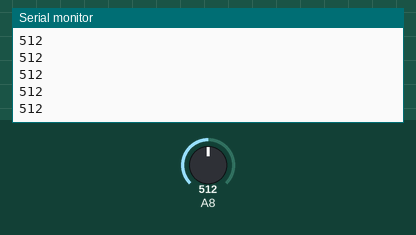
Bench run of a sketch on a simulated Arduino Mega 2560, built with avr-gcc and run on an emulated ATmega2560. Shown: the last lines printed to the serial monitor. Inputs (shaded band) come from the test bench; at power-on: A8 = 512.

Above: at 1.2 s.
1.3 s: A8 set to 716
At 1.9 s:
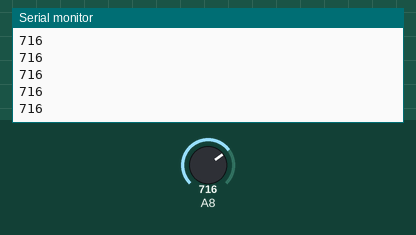
2.8 s: A8 set to 900
At 3.9 s:
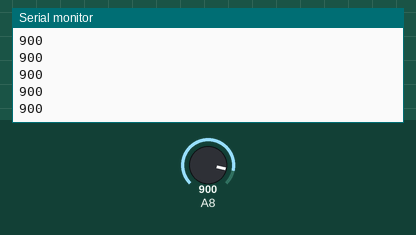
Timing chart, 0 to 5.8 s (numbered marks = the images above; inputs shaded):
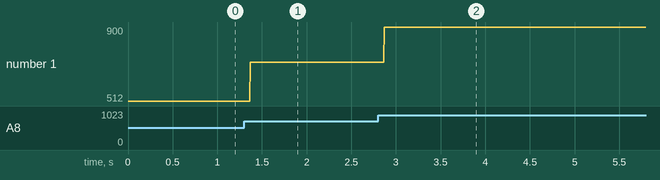

The sketch:

ReadSerialWithKez.ino
```cpp
// the setup routine runs once when you press reset:
void setup() {
  // initialize serial communication at 9600 bits per second:
  Serial.begin(9600);
}

// the loop routine runs over and over again forever:
void loop() {
  // read the input on analog pin 0:
  // print out the value you read:
  Serial.println(analogRead(A8));
  /*delay (500);
  Serial.println(analogRead(A2));
  delay (500);
  Serial.println(analogRead(A3));
  delay (500);
  Serial.println(analogRead(A4));
  delay (2000);*/        // delay in between reads for stability
}
```

Measured:
- after the input at 1.3 s, the serial monitor: prints a new line after 0.07 s (image 1)
- after the input at 2.8 s, the serial monitor: prints a new line after 0.07 s (image 2)
- plotted number 1: 512 → 716 after the input at 1.3 s, 716 → 900 after the input at 2.8 s
